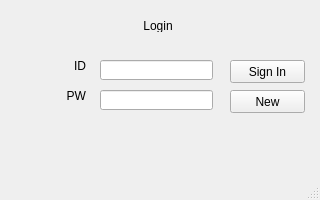
<?xml version="1.0" encoding="UTF-8"?>
<ui version="4.0">
 <class>MainWindow</class>
 <widget class="QMainWindow" name="MainWindow">
  <property name="geometry">
   <rect>
    <x>0</x>
    <y>0</y>
    <width>320</width>
    <height>200</height>
   </rect>
  </property>
  <property name="windowTitle">
   <string>MainWindow</string>
  </property>
  <widget class="QWidget" name="centralwidget">
   <widget class="QLabel" name="label">
    <property name="geometry">
     <rect>
      <x>130</x>
      <y>20</y>
      <width>56</width>
      <height>12</height>
     </rect>
    </property>
    <property name="text">
     <string>Login</string>
    </property>
    <property name="alignment">
     <set>Qt::AlignCenter</set>
    </property>
   </widget>
   <widget class="QLineEdit" name="lineEdit_ID">
    <property name="geometry">
     <rect>
      <x>100</x>
      <y>60</y>
      <width>113</width>
      <height>20</height>
     </rect>
    </property>
   </widget>
   <widget class="QLineEdit" name="lineEdit_PW">
    <property name="geometry">
     <rect>
      <x>100</x>
      <y>90</y>
      <width>113</width>
      <height>20</height>
     </rect>
    </property>
   </widget>
   <widget class="QLabel" name="label_2">
    <property name="geometry">
     <rect>
      <x>30</x>
      <y>60</y>
      <width>56</width>
      <height>12</height>
     </rect>
    </property>
    <property name="text">
     <string>ID</string>
    </property>
    <property name="alignment">
     <set>Qt::AlignRight|Qt::AlignTrailing|Qt::AlignVCenter</set>
    </property>
   </widget>
   <widget class="QLabel" name="label_3">
    <property name="geometry">
     <rect>
      <x>30</x>
      <y>90</y>
      <width>56</width>
      <height>12</height>
     </rect>
    </property>
    <property name="text">
     <string>PW</string>
    </property>
    <property name="alignment">
     <set>Qt::AlignRight|Qt::AlignTrailing|Qt::AlignVCenter</set>
    </property>
   </widget>
   <widget class="QPushButton" name="loginBtn">
    <property name="geometry">
     <rect>
      <x>230</x>
      <y>60</y>
      <width>75</width>
      <height>23</height>
     </rect>
    </property>
    <property name="text">
     <string>Sign In</string>
    </property>
   </widget>
   <widget class="QPushButton" name="NewAccountBtn">
    <property name="geometry">
     <rect>
      <x>230</x>
      <y>90</y>
      <width>75</width>
      <height>23</height>
     </rect>
    </property>
    <property name="text">
     <string>New</string>
    </property>
   </widget>
  </widget>
  <widget class="QMenuBar" name="menubar">
   <property name="geometry">
    <rect>
     <x>0</x>
     <y>0</y>
     <width>320</width>
     <height>21</height>
    </rect>
   </property>
  </widget>
  <widget class="QStatusBar" name="statusbar"/>
 </widget>
 <resources/>
 <connections>
  <connection>
   <sender>loginBtn</sender>
   <signal>clicked()</signal>
   <receiver>MainWindow</receiver>
   <slot>login()</slot>
   <hints>
    <hint type="sourcelabel">
     <x>280</x>
     <y>83</y>
    </hint>
    <hint type="destinationlabel">
     <x>297</x>
     <y>48</y>
    </hint>
   </hints>
  </connection>
  <connection>
   <sender>NewAccountBtn</sender>
   <signal>clicked()</signal>
   <receiver>MainWindow</receiver>
   <slot>createNewAccount()</slot>
   <hints>
    <hint type="sourcelabel">
     <x>241</x>
     <y>128</y>
    </hint>
    <hint type="destinationlabel">
     <x>240</x>
     <y>156</y>
    </hint>
   </hints>
  </connection>
  <connection>
   <sender>loginBtn</sender>
   <signal>clicked()</signal>
   <receiver>MainWindow</receiver>
   <slot>changeWindow()</slot>
   <hints>
    <hint type="sourcelabel">
     <x>254</x>
     <y>90</y>
    </hint>
    <hint type="destinationlabel">
     <x>217</x>
     <y>43</y>
    </hint>
   </hints>
  </connection>
 </connections>
 <slots>
  <slot>login()</slot>
  <slot>createNewAccount()</slot>
  <slot>changeWindow()</slot>
 </slots>
</ui>
